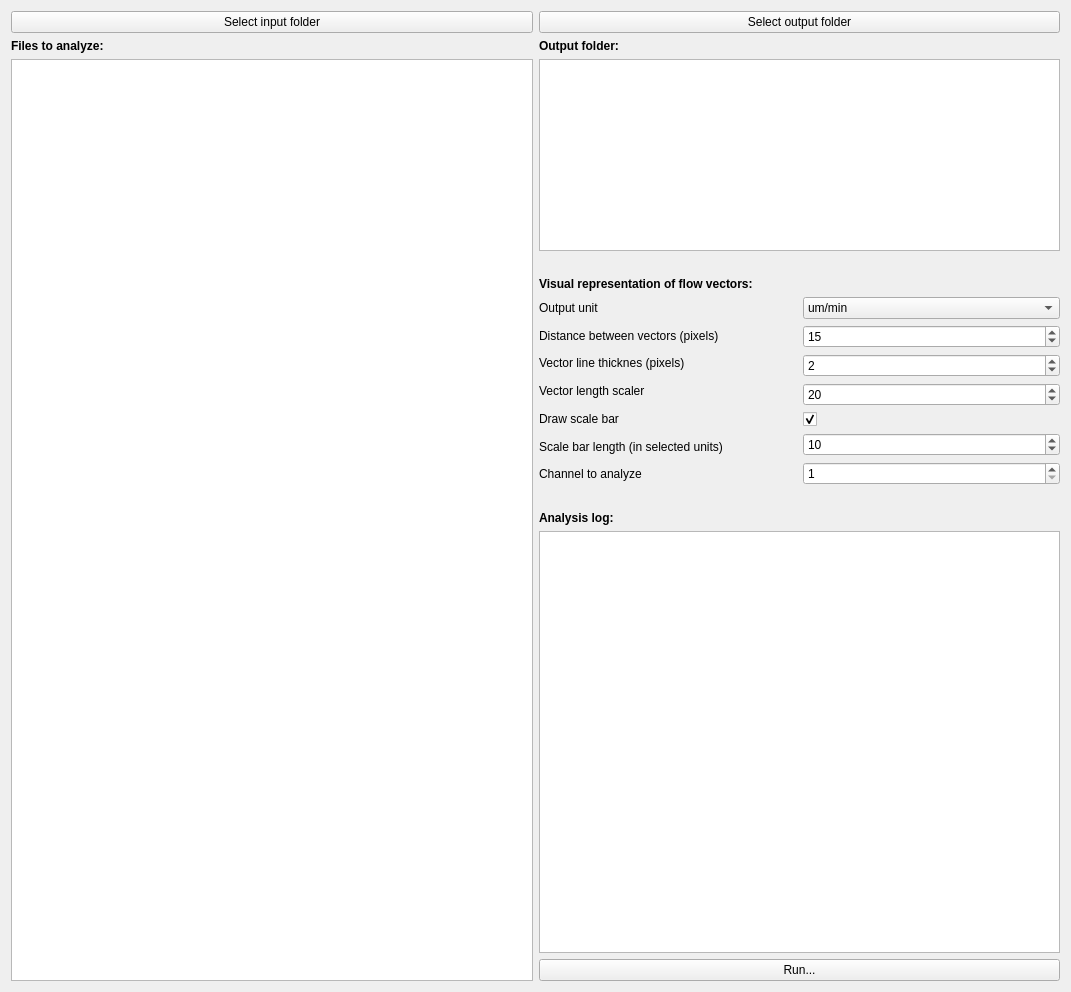
<?xml version="1.0" encoding="UTF-8"?>
<ui version="4.0">
 <class>UiMain</class>
 <widget class="QWidget" name="UiMain">
  <property name="geometry">
   <rect>
    <x>0</x>
    <y>0</y>
    <width>1071</width>
    <height>992</height>
   </rect>
  </property>
  <property name="windowTitle">
   <string>Form</string>
  </property>
  <layout class="QHBoxLayout" name="horizontalLayout">
   <item>
    <layout class="QVBoxLayout" name="verticalLayout">
     <item>
      <widget class="QPushButton" name="btn_selectFilesToAnalyze">
       <property name="text">
        <string>Select input folder</string>
       </property>
      </widget>
     </item>
     <item>
      <widget class="QLabel" name="lbl_filesToAnalyze">
       <property name="font">
        <font>
         <weight>75</weight>
         <bold>true</bold>
        </font>
       </property>
       <property name="text">
        <string>Files to analyze:</string>
       </property>
      </widget>
     </item>
     <item>
      <widget class="QListWidget" name="listWidget_filesToAnalyze"/>
     </item>
    </layout>
   </item>
   <item>
    <layout class="QVBoxLayout" name="verticalLayout_4">
     <item>
      <widget class="QPushButton" name="btn_selectOutDir">
       <property name="text">
        <string>Select output folder</string>
       </property>
      </widget>
     </item>
     <item>
      <widget class="QLabel" name="outlabel">
       <property name="font">
        <font>
         <weight>75</weight>
         <bold>true</bold>
        </font>
       </property>
       <property name="text">
        <string>Output folder:</string>
       </property>
      </widget>
     </item>
     <item>
      <widget class="QListWidget" name="listWidget_outDir">
       <property name="sizePolicy">
        <sizepolicy hsizetype="Expanding" vsizetype="Fixed">
         <horstretch>0</horstretch>
         <verstretch>0</verstretch>
        </sizepolicy>
       </property>
       <property name="baseSize">
        <size>
         <width>0</width>
         <height>0</height>
        </size>
       </property>
      </widget>
     </item>
     <item>
      <spacer name="horizontalSpacer_2">
       <property name="orientation">
        <enum>Qt::Horizontal</enum>
       </property>
       <property name="sizeHint" stdset="0">
        <size>
         <width>40</width>
         <height>20</height>
        </size>
       </property>
      </spacer>
     </item>
     <item>
      <widget class="QLabel" name="settingslabel">
       <property name="font">
        <font>
         <weight>75</weight>
         <bold>true</bold>
        </font>
       </property>
       <property name="text">
        <string>Visual representation of flow vectors:</string>
       </property>
      </widget>
     </item>
     <item>
      <layout class="QGridLayout" name="gridLayout_2">
       <item row="0" column="1">
        <layout class="QVBoxLayout" name="verticalLayout_3">
         <item>
          <widget class="QComboBox" name="output_unitBox">
           <property name="editable">
            <bool>false</bool>
           </property>
           <item>
            <property name="text">
             <string>um/min</string>
            </property>
           </item>
           <item>
            <property name="text">
             <string>um/h</string>
            </property>
           </item>
           <item>
            <property name="text">
             <string>um/s</string>
            </property>
           </item>
          </widget>
         </item>
         <item>
          <widget class="QSpinBox" name="distance">
           <property name="value">
            <number>15</number>
           </property>
          </widget>
         </item>
         <item>
          <widget class="QSpinBox" name="lineThickens">
           <property name="value">
            <number>2</number>
           </property>
          </widget>
         </item>
         <item>
          <widget class="QSpinBox" name="vector_scaler">
           <property name="value">
            <number>20</number>
           </property>
          </widget>
         </item>
         <item>
          <widget class="QCheckBox" name="scalebar_ceckBox">
           <property name="text">
            <string/>
           </property>
           <property name="checked">
            <bool>true</bool>
           </property>
          </widget>
         </item>
         <item>
          <widget class="QSpinBox" name="scalebarLength_box">
           <property name="value">
            <number>10</number>
           </property>
          </widget>
         </item>
         <item>
          <widget class="QSpinBox" name="channel_selectBox">
           <property name="minimum">
            <number>1</number>
           </property>
           <property name="maximum">
            <number>2</number>
           </property>
          </widget>
         </item>
        </layout>
       </item>
       <item row="0" column="0">
        <layout class="QVBoxLayout" name="verticalLayout_2">
         <item>
          <widget class="QLabel" name="label_2">
           <property name="text">
            <string>Output unit</string>
           </property>
          </widget>
         </item>
         <item>
          <widget class="QLabel" name="label_3">
           <property name="text">
            <string>Distance between vectors (pixels)</string>
           </property>
          </widget>
         </item>
         <item>
          <widget class="QLabel" name="label_4">
           <property name="text">
            <string>Vector line thicknes (pixels)</string>
           </property>
          </widget>
         </item>
         <item>
          <widget class="QLabel" name="label_5">
           <property name="text">
            <string>Vector length scaler</string>
           </property>
          </widget>
         </item>
         <item>
          <widget class="QLabel" name="label_7">
           <property name="text">
            <string>Draw scale bar</string>
           </property>
          </widget>
         </item>
         <item>
          <widget class="QLabel" name="label_8">
           <property name="text">
            <string>Scale bar length (in selected units)</string>
           </property>
          </widget>
         </item>
         <item>
          <widget class="QLabel" name="label">
           <property name="text">
            <string>Channel to analyze</string>
           </property>
          </widget>
         </item>
        </layout>
       </item>
      </layout>
     </item>
     <item>
      <spacer name="horizontalSpacer">
       <property name="orientation">
        <enum>Qt::Horizontal</enum>
       </property>
       <property name="sizeHint" stdset="0">
        <size>
         <width>40</width>
         <height>20</height>
        </size>
       </property>
      </spacer>
     </item>
     <item>
      <widget class="QLabel" name="loglabel">
       <property name="font">
        <font>
         <weight>75</weight>
         <bold>true</bold>
        </font>
       </property>
       <property name="text">
        <string>Analysis log:</string>
       </property>
      </widget>
     </item>
     <item>
      <widget class="QTextEdit" name="logOutput">
       <property name="readOnly">
        <bool>true</bool>
       </property>
      </widget>
     </item>
     <item>
      <widget class="QPushButton" name="btn_run">
       <property name="text">
        <string>Run...</string>
       </property>
      </widget>
     </item>
    </layout>
   </item>
  </layout>
 </widget>
 <resources/>
 <connections/>
</ui>
